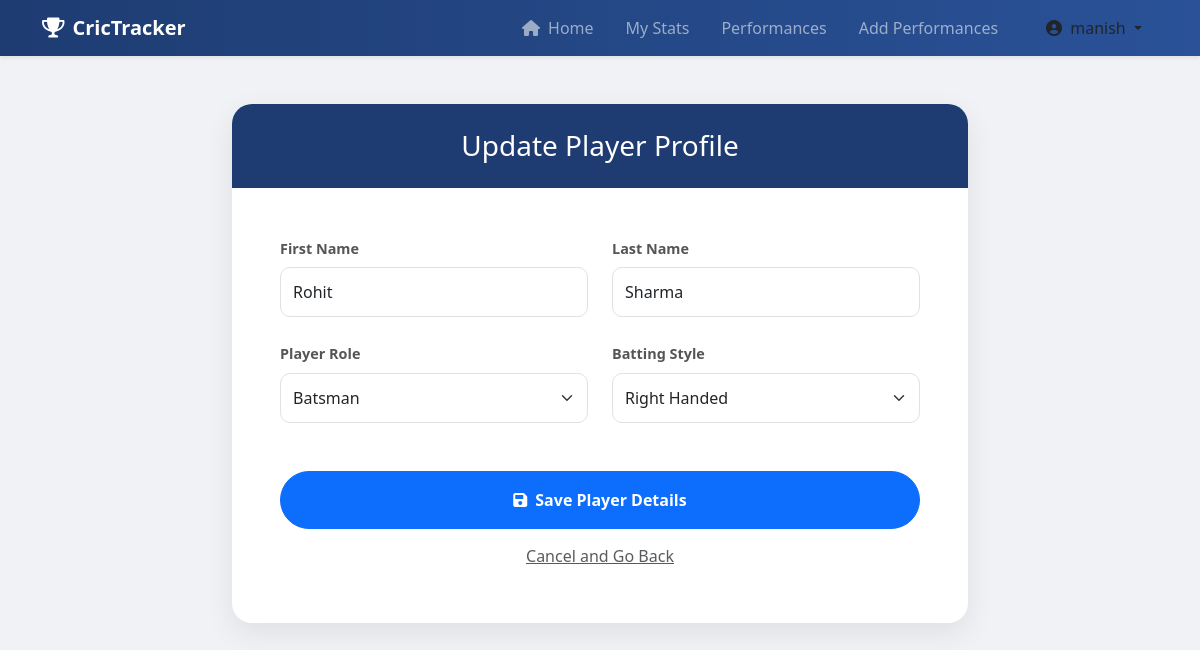
Screenshot of /edit_player/10 (signed in) with the database file from the repository.
### Records/models.py (models this page shows, shortened)
class Player(models.Model):
    firstname = models.CharField(max_length = 255)
    lastname = models.CharField(max_length = 255)
    role = models.CharField(max_length=50, null=True)
    batting_style = models.CharField(max_length=50, null=True)
    balling_style = models.CharField(max_length=50, null=True)
    team = models.ForeignKey(Team, on_delete = models.CASCADE, related_name="players")
    created_by = models.ForeignKey(Profile , on_delete=models.CASCADE)
    created_at = models.DateTimeField(auto_now_add=True , null = True)

### Records/views.py (the view, shortened to what this page needs)
# urls.py: path('edit_player/<int:id>', views.edit_player , name ="edit_player"),
def edit_player(request,id):
    user = None
    profile = None
    if not request.user.is_staff:
        user = User.objects.get(id = request.user.id)
        profile = Profile.objects.get(user = user)
    teams = Team.objects.filter(created_by = profile)
    player = Player.objects.get(id = id)
    context = {
        'player' : player,
        'teams': teams
    }
    return render(request , 'editplayer.html' , context)

### template/editplayer.html (shortened to what this page needs)
<!DOCTYPE html>
<html lang="en">
<head>
    {% load static %}
    <link href="https://cdnjs.cloudflare.com/ajax/libs/font-awesome/6.0.0/css/all.min.css" rel="stylesheet">
    <link href="https://cdn.jsdelivr.net/npm/bootstrap@5.3.0/dist/css/bootstrap.min.css" rel="stylesheet">
</head>
<body>
    {% include 'header.html' %}
    <div class="container py-5">
        <div class="row justify-content-center">
            <div class="col-md-8">
                <div class="card form-card">
                    <div class="form-header text-center">
                        <h3 class="mb-0">{% if player %}Update Player Profile{% else %}Register New Player{% endif %}</h3>
                    </div>
                    <div class="card-body p-4 p-lg-5">
                        <form method="POST">
                            <div class="row g-4">
                                <div class="col-md-6">
                                    <label class="form-label">First Name</label>
                                    <input type="text" class="form-control" name="firstname" value="{{player.firstname}}" required>
                                </div>
                                <div class="col-md-6">
                                    <label class="form-label">Last Name</label>
                                    <input type="text" class="form-control" name="lastname" value="{{player.lastname}}" required>
                                </div>
                                <div class="col-md-6">
                                    <label class="form-label">Player Role</label>
                                    <select class="form-select" name="role" required>
                                        <option value="Batsman" {% if player.role == 'Batsman' %}selected{% endif %}>Batsman</option>
                                    </select>
                                </div>
                                <div class="col-md-6">
                                    <label class="form-label">Batting Style</label>
                                    <select class="form-select" name="bat_style">
                                        <option value="right-handed" {% if player.batting_style == 'right-handed' %}selected{% endif %}>Right Handed</option>
                                    </select>
                                </div>
                            </div>
                            <div class="mt-5 d-grid">
                                <button type="submit" class="btn btn-primary py-3 fw-bold rounded-pill">
                                    <i class="fas fa-save me-2"></i>Save Player Details
                                </button>
                                <a href="{% url 'view_players' %}" class="btn btn-link text-muted mt-2">Cancel and Go Back</a>
                            </div>
                        </form>
                    </div>
                </div>
            </div>
        </div>
    </div>
</body>
</html>

### template/header.html (shortened to what this page needs)
<nav class="navbar navbar-expand-lg navbar-dark shadow-sm" style="background: linear-gradient(90deg, #1e3c72 0%, #2a5298 100%);">
  <div class="container">
    <a class="navbar-brand fw-bold" href="#"><i class="fas fa-trophy me-2"></i>CricTracker</a>
    <div class="collapse navbar-collapse" id="navbarNav">
      <ul class="navbar-nav ms-auto align-items-center">
        {% if user.is_authenticated %}
        <li class="nav-item">
          <a class="nav-link px-3" href="{% url 'dashboard' %}"><i class="fas fa-home me-1"></i> Home</a>
        </li>
        {% if user.is_staff %}
        <li class="nav-item">
          <a class="nav-link px-3" href="{% url 'view_users' %}">Users</a>
        </li>
        <li class="nav-item">
          <a class="nav-link px-3" href="{% url 'view_teams' %}">Teams</a>
        </li>
        <li class="nav-item">
          <a class="nav-link px-3" href="{% url 'view_players' %}">Players</a>
        </li>
        {% else %}
        <li class="nav-item">
          <a class="nav-link px-3" href="{% url 'my_dashboard' %}">My Stats</a>
        </li>
         <li class="nav-item">
          <a class="nav-link px-3" href="{% url 'view_performance' %}">Performances</a>
        </li>
        <li class="nav-item">
          <a class="nav-link px-3" href="{% url 'add_performance' %}">Add Performances</a>
        </li>
        {% endif %}
        <li class="nav-item dropdown ms-lg-3">
          <a class="nav-link dropdown-toggle btn btn-light text-dark px-3 py-1 mt-2 mt-lg-0 rounded-pill" href="#" id="userMenu" role="button" data-bs-toggle="dropdown">
            <i class="fas fa-user-circle me-1"></i> {{ user.username }}
          </a>
        </li>
        {% endif %}
      </ul>
    </div>
  </div>
</nav>

### template/editplayer.html (style rules this page uses)
body { background: #f0f2f5; }
.form-card { border: none; border-radius: 20px; box-shadow: 0 10px 30px rgba(0,0,0,0.08); overflow: hidden; }
.form-header { background: #1e3c72; color: white; padding: 25px; }
.form-label { font-weight: 600; color: #555; font-size: 0.9rem; }
.form-control, .form-select { padding: 12px; border-radius: 10px; border: 1px solid #dee2e6; }

### rows the page displays
Player: firstname "Rohit", lastname "Sharma", role "Batsman", bat_style "Right Handed"

### other values shown
{{ user.username }} "manish"
